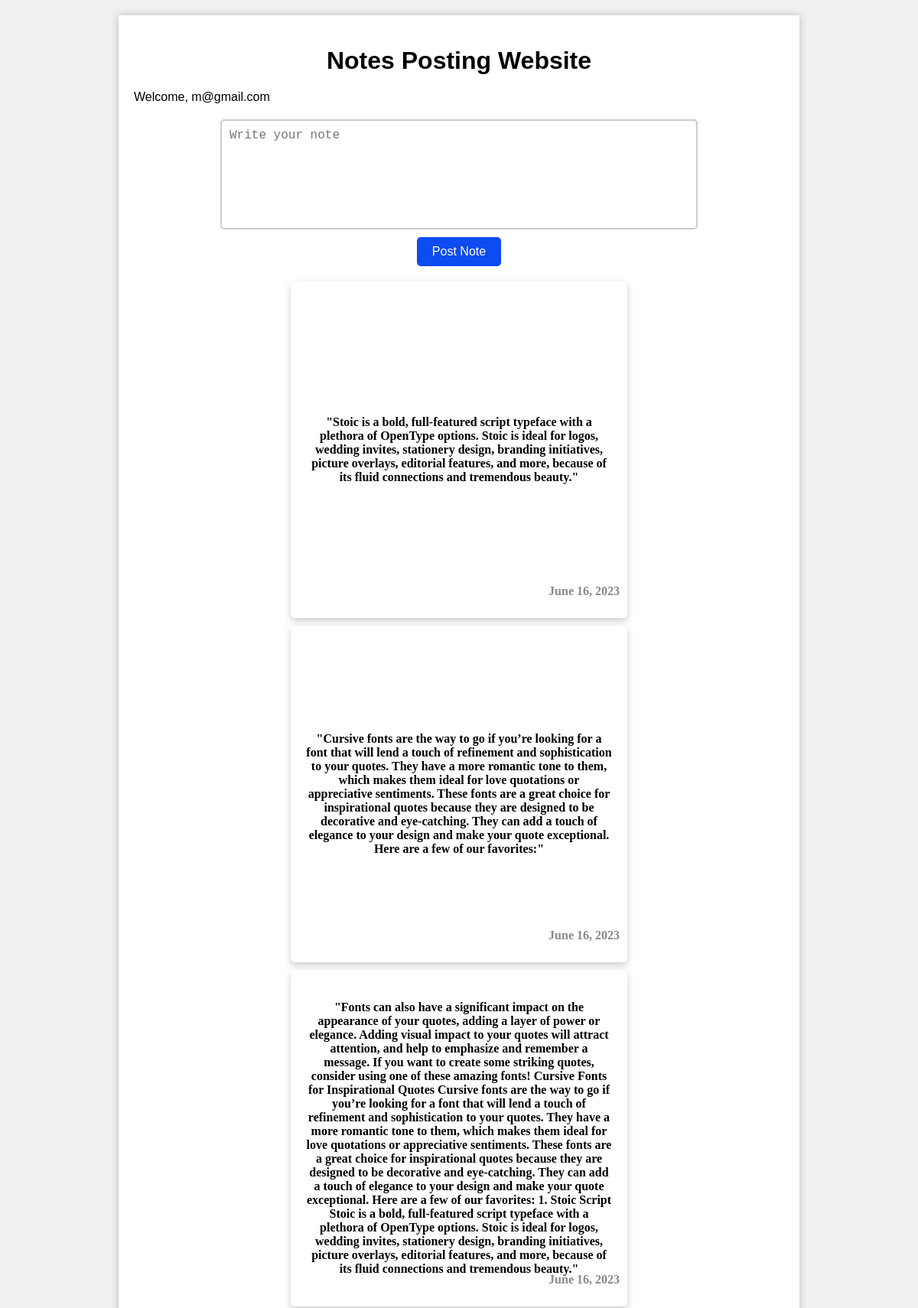
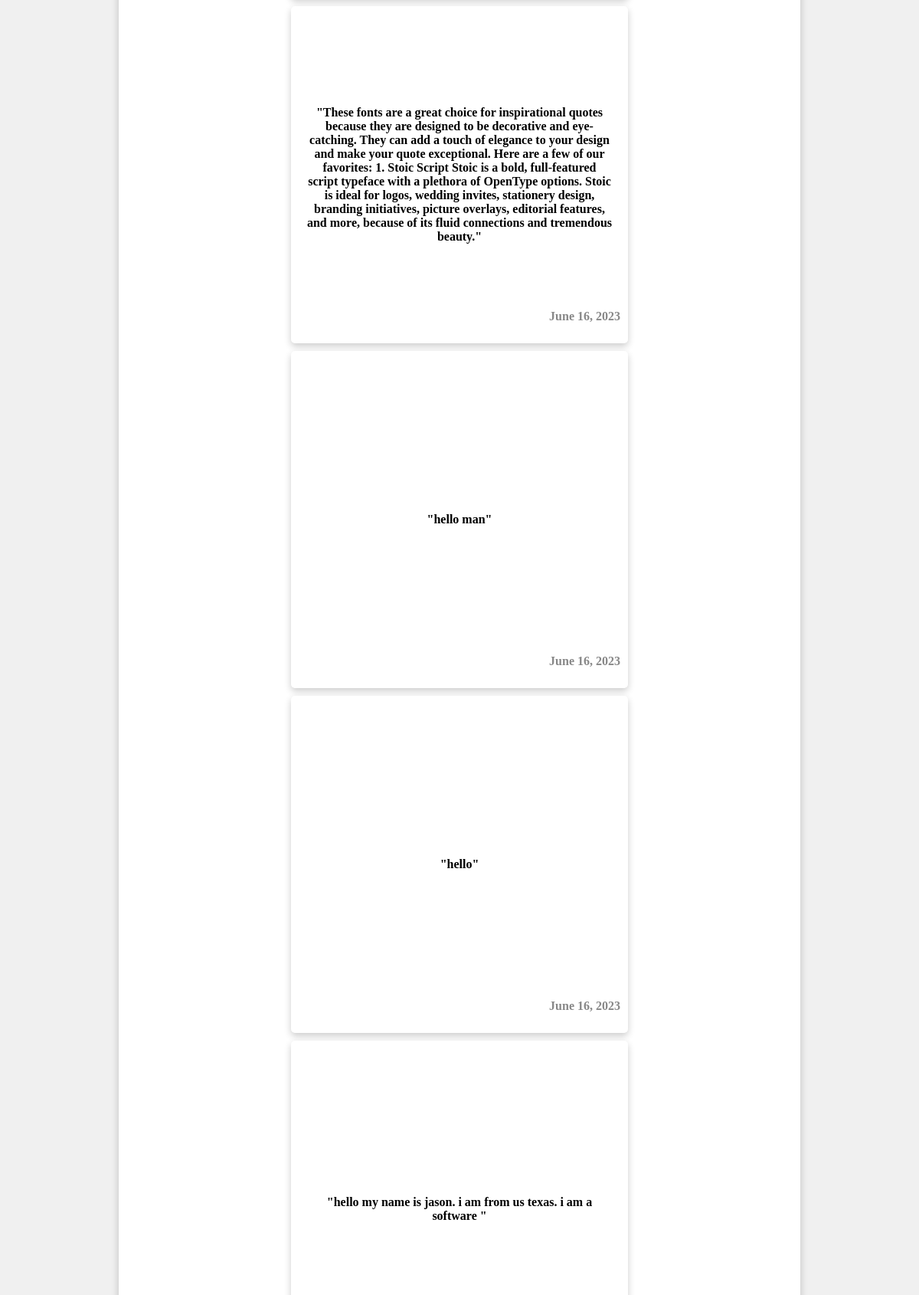
Screenshot of / (signed in, upper part) with the database file from the repository (2 pictures, top to bottom).
### my_app/models.py (models this page shows, shortened)
class Note(models.Model):
    user = models.ForeignKey(User, on_delete=models.CASCADE)
    content = models.TextField()
    timestamp = models.DateTimeField(auto_now_add=True)

### my_app/views.py (the view)
# urls.py: path('', views.home, name='home'),
@login_required(login_url='/login/')
def home(request):
    if request.method == 'POST':
        note_content = request.POST.get('note_content')
        if note_content:
            Note.objects.create(user=request.user, content=note_content)
        return redirect('home')  # Redirect to the home page after submitting the note
    notes = Note.objects.order_by('-timestamp')  # Fetch all notes ordered by timestamp
    paginator = Paginator(notes, 25)  # Display 5 notes per page
    page_number = request.GET.get('page')  # Get the current page number from the request's query parameters
    page_obj = paginator.get_page(page_number)  # Get the Page object for the current page
    context = {
        'page_obj': page_obj
    }
    return render(request, 'index.html', context)

### templates/index.html (shortened to what this page needs)
<!DOCTYPE html>
<html>
<head>
  <link rel="stylesheet" href="/static/css/index-style.css">
</head>
<body>
  <div class="container">
    <h1>Notes Posting Website</h1>
    <div class="user-email">
      {% if user.is_authenticated %}
        Welcome, {{ user.email }}
      {% endif %}
    </div>
    <div class="notes-section">
      <form class="note-form" method="POST" action="{% url 'home' %}" onsubmit="return validateForm()">
        <textarea class="note-input" id="note-input" name="note_content" placeholder="Write your note"></textarea>
        <button class="submit-button" type="submit">Post Note</button>
      </form>
      <div class="note-cards">
        {% for note in page_obj %}
        <div class="note-card">
          <p>"{{ note.content }}"</p>
          <p class="note-timestamp">{{ note.timestamp|date }}</p>
        </div>
        {% endfor %}
      </div>
    </div>
  </div>
</body>
</html>

### static/css/index-style.css (style rules this page uses)
body { font-family: Arial, sans-serif; margin: 0; padding: 0; background-color: #f0f0f0; }
.container { max-width: 850px; margin: 20px auto; padding: 20px; background-color: #fff; box-shadow: 0 0 10px rgba(0, 0, 0, 0.2); }
h1 { text-align: center; margin-bottom: 20px; }
.notes-section { margin-top: 20px; }
.note-form { display: flex; flex-direction: column; align-items: center; margin-bottom: 20px; }
.note-input { width: 100%; max-width: 600px; height: 120px; resize: none; border: 2px solid #ccc; border-radius: 5px; padding: 10px; font-size: 16px; margin-bottom: 10px; }
.submit-button { padding: 10px 20px; background-color: #0e4bf1; color: #fff; font-size: 16px; border: none; border-radius: 5px; cursor: pointer; }
.note-card { background-color: #fff; box-shadow: 0 4px 10px rgba(0, 0, 0, 0.2); border-radius: 5px; padding: 20px; margin-bottom: 20px; width: 400px; height: 400px; margin: 0 auto; display: flex; flex-direction: column; justify-content: center; position: relative; margin-top: 10px; overflow: hidden; }
.note-card p { font-family: "Stoic Script", cursive; font-weight: bold; font-size: 16px; text-align: center; overflow: auto; max-height: 100%; }
.note-timestamp { font-size: 14px; color: #888; position: absolute; bottom: 10px; right: 10px; }

### rows the page displays
Note: content "Stoic is a bold, full-featured script typeface with a plethora of OpenType options. Stoic is ideal for logos, wedding invites, stationery design, branding initiatives, picture overlays, editorial features, and more, because of its fluid connections and tremendous beauty.", timestamp "June 16, 2023"
Note: content "Cursive fonts are the way to go if you’re looking for a font that will lend a touch of refinement and sophistication to your quotes. They have a more romantic tone to them, which makes them ideal for love quotations or appreciative sentiments. These fonts are a great choice for inspirational quotes because they are designed to be decorative and eye-catching. They can add a touch of elegance to your design and make your quote exceptional. Here are a few of our favorites:", timestamp "June 16, 2023"
Note: content "Fonts can also have a significant impact on the appearance of your quotes, adding a layer of power or elegance. Adding visual impact to your quotes will attract attention, and help to emphasize and remember a message. If you want to create some striking quotes, consider using one of these amazing fonts! Cursive Fonts for Inspirational Quotes Cursive fonts are the way to go if you’re looking for a font that will lend a touch of refinement and sophistication to your quotes. They have a more romantic tone to them, which makes them ideal for love quotations or appreciative sentiments. These fonts are a great choice for inspirational quotes because they are designed to be decorative and…", timestamp "June 16, 2023"
Note: content "These fonts are a great choice for inspirational quotes because they are designed to be decorative and eye-catching. They can add a touch of elegance to your design and make your quote exceptional. Here are a few of our favorites: 1. Stoic Script Stoic is a bold, full-featured script typeface with a plethora of OpenType options. Stoic is ideal for logos, wedding invites, stationery design, branding initiatives, picture overlays, editorial features, and more, because of its fluid connections and tremendous beauty.", timestamp "June 16, 2023"
Note: content "hello man", timestamp "June 16, 2023"
Note: content "hello", timestamp "June 16, 2023"
Note: content "hello my name is jason. i am from us texas. i am a software"

### other values shown
{{ user.email }} "m@gmail.com"
